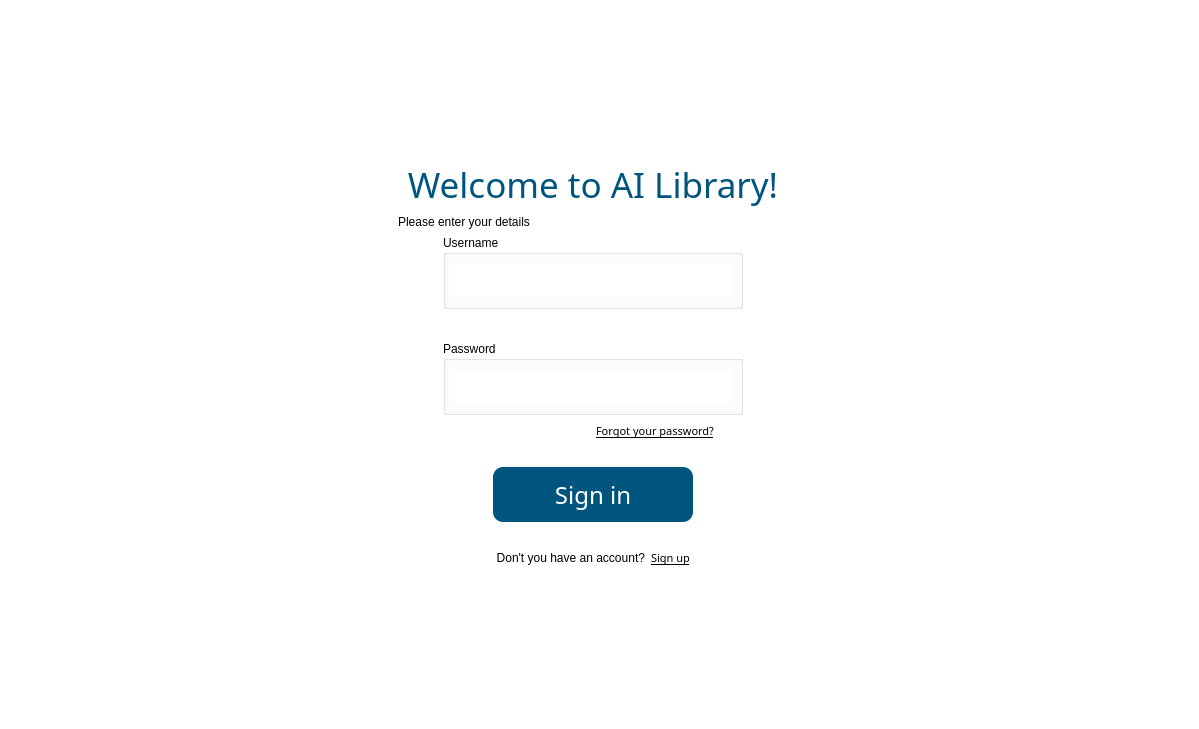
<?xml version="1.0" encoding="UTF-8"?>
<ui version="4.0">
 <class>MainWindow</class>
 <widget class="QMainWindow" name="MainWindow">
  <property name="enabled">
   <bool>true</bool>
  </property>
  <property name="geometry">
   <rect>
    <x>0</x>
    <y>0</y>
    <width>1199</width>
    <height>729</height>
   </rect>
  </property>
  <property name="sizePolicy">
   <sizepolicy hsizetype="Ignored" vsizetype="Ignored">
    <horstretch>0</horstretch>
    <verstretch>0</verstretch>
   </sizepolicy>
  </property>
  <property name="minimumSize">
   <size>
    <width>830</width>
    <height>486</height>
   </size>
  </property>
  <property name="windowTitle">
   <string>AI Library</string>
  </property>
  <property name="windowIcon">
   <iconset>
    <normaloff>../images/ic_app.png</normaloff>../images/ic_app.png</iconset>
  </property>
  <property name="styleSheet">
   <string notr="true">background-color:white;</string>
  </property>
  <widget class="QWidget" name="centralwidget">
   <property name="styleSheet">
    <string notr="true">background-color:none;</string>
   </property>
   <layout class="QGridLayout" name="gridLayout_3">
    <item row="3" column="0">
     <spacer name="horizontalSpacer">
      <property name="orientation">
       <enum>Qt::Horizontal</enum>
      </property>
      <property name="sizeHint" stdset="0">
       <size>
        <width>80</width>
        <height>20</height>
       </size>
      </property>
     </spacer>
    </item>
    <item row="5" column="1">
     <spacer name="verticalSpacer_3">
      <property name="orientation">
       <enum>Qt::Vertical</enum>
      </property>
      <property name="sizeHint" stdset="0">
       <size>
        <width>20</width>
        <height>40</height>
       </size>
      </property>
     </spacer>
    </item>
    <item row="3" column="3">
     <widget class="QLabel" name="label_image">
      <property name="sizePolicy">
       <sizepolicy hsizetype="Minimum" vsizetype="Minimum">
        <horstretch>0</horstretch>
        <verstretch>0</verstretch>
       </sizepolicy>
      </property>
      <property name="text">
       <string notr="true"/>
      </property>
      <property name="pixmap">
       <pixmap>../images/main.png</pixmap>
      </property>
      <property name="scaledContents">
       <bool>false</bool>
      </property>
      <property name="alignment">
       <set>Qt::AlignCenter</set>
      </property>
     </widget>
    </item>
    <item row="3" column="2">
     <spacer name="horizontalSpacer_7">
      <property name="orientation">
       <enum>Qt::Horizontal</enum>
      </property>
      <property name="sizeHint" stdset="0">
       <size>
        <width>80</width>
        <height>20</height>
       </size>
      </property>
     </spacer>
    </item>
    <item row="0" column="1">
     <spacer name="verticalSpacer">
      <property name="orientation">
       <enum>Qt::Vertical</enum>
      </property>
      <property name="sizeHint" stdset="0">
       <size>
        <width>20</width>
        <height>40</height>
       </size>
      </property>
     </spacer>
    </item>
    <item row="1" column="1" rowspan="4">
     <layout class="QGridLayout" name="gridLayout_login">
      <item row="5" column="0">
       <spacer name="verticalSpacer_5">
        <property name="orientation">
         <enum>Qt::Vertical</enum>
        </property>
        <property name="sizeHint" stdset="0">
         <size>
          <width>20</width>
          <height>40</height>
         </size>
        </property>
       </spacer>
      </item>
      <item row="7" column="0">
       <widget class="QLabel" name="label_6">
        <property name="styleSheet">
         <string notr="true">font: 57 10pt &quot;Quicksand Medium&quot;;</string>
        </property>
        <property name="text">
         <string>Please enter your details</string>
        </property>
       </widget>
      </item>
      <item row="17" column="0" colspan="2">
       <layout class="QGridLayout" name="gridLayout_4_Signin">
        <item row="0" column="0">
         <spacer name="horizontalSpacer_5">
          <property name="orientation">
           <enum>Qt::Horizontal</enum>
          </property>
          <property name="sizeHint" stdset="0">
           <size>
            <width>40</width>
            <height>20</height>
           </size>
          </property>
         </spacer>
        </item>
        <item row="0" column="1">
         <widget class="QPushButton" name="pushButton_Login">
          <property name="sizePolicy">
           <sizepolicy hsizetype="Minimum" vsizetype="Preferred">
            <horstretch>0</horstretch>
            <verstretch>0</verstretch>
           </sizepolicy>
          </property>
          <property name="minimumSize">
           <size>
            <width>200</width>
            <height>55</height>
           </size>
          </property>
          <property name="font">
           <font>
            <family>Quicksand SemiBold</family>
            <pointsize>18</pointsize>
           </font>
          </property>
          <property name="cursor">
           <cursorShape>PointingHandCursor</cursorShape>
          </property>
          <property name="autoFillBackground">
           <bool>false</bool>
          </property>
          <property name="styleSheet">
           <string notr="true">background-color:rgb(0, 85, 127);;border-radius:10px;
color:white</string>
          </property>
          <property name="text">
           <string>Sign in</string>
          </property>
          <property name="shortcut">
           <string>Return</string>
          </property>
         </widget>
        </item>
        <item row="0" column="2">
         <spacer name="horizontalSpacer_2">
          <property name="orientation">
           <enum>Qt::Horizontal</enum>
          </property>
          <property name="sizeHint" stdset="0">
           <size>
            <width>40</width>
            <height>20</height>
           </size>
          </property>
         </spacer>
        </item>
        <item row="1" column="1">
         <spacer name="horizontalSpacer_6">
          <property name="orientation">
           <enum>Qt::Horizontal</enum>
          </property>
          <property name="sizeHint" stdset="0">
           <size>
            <width>40</width>
            <height>20</height>
           </size>
          </property>
         </spacer>
        </item>
       </layout>
      </item>
      <item row="8" column="0" colspan="2">
       <layout class="QGridLayout" name="gridLayout_1_Username">
        <item row="0" column="2">
         <spacer name="horizontalSpacer_8">
          <property name="orientation">
           <enum>Qt::Horizontal</enum>
          </property>
          <property name="sizeHint" stdset="0">
           <size>
            <width>10</width>
            <height>20</height>
           </size>
          </property>
         </spacer>
        </item>
        <item row="0" column="1">
         <widget class="QGroupBox" name="groupBox">
          <property name="minimumSize">
           <size>
            <width>300</width>
            <height>0</height>
           </size>
          </property>
          <property name="title">
           <string>Username</string>
          </property>
          <layout class="QHBoxLayout" name="horizontalLayout">
           <item>
            <widget class="QLineEdit" name="lineEditUserName">
             <property name="font">
              <font>
               <pointsize>14</pointsize>
              </font>
             </property>
             <property name="styleSheet">
              <string notr="true">border: 0px;padding: 4px</string>
             </property>
            </widget>
           </item>
          </layout>
         </widget>
        </item>
        <item row="0" column="0">
         <spacer name="horizontalSpacer_10">
          <property name="orientation">
           <enum>Qt::Horizontal</enum>
          </property>
          <property name="sizeHint" stdset="0">
           <size>
            <width>10</width>
            <height>20</height>
           </size>
          </property>
         </spacer>
        </item>
       </layout>
      </item>
      <item row="18" column="0" colspan="2">
       <layout class="QGridLayout" name="gridLayout_3_Signup">
        <item row="0" column="3">
         <widget class="QPushButton" name="pushButton_Signup">
          <property name="font">
           <font>
            <family>Quicksand Medium</family>
            <pointsize>8</pointsize>
            <weight>7</weight>
            <italic>false</italic>
            <bold>false</bold>
            <underline>true</underline>
           </font>
          </property>
          <property name="cursor">
           <cursorShape>PointingHandCursor</cursorShape>
          </property>
          <property name="layoutDirection">
           <enum>Qt::LeftToRight</enum>
          </property>
          <property name="styleSheet">
           <string notr="true">background-color:none;border:0px;font: 57 8pt &quot;Quicksand Medium&quot;;
text-decoration: underline;</string>
          </property>
          <property name="text">
           <string>Sign up</string>
          </property>
         </widget>
        </item>
        <item row="0" column="0">
         <spacer name="horizontalSpacer_3">
          <property name="orientation">
           <enum>Qt::Horizontal</enum>
          </property>
          <property name="sizeHint" stdset="0">
           <size>
            <width>40</width>
            <height>20</height>
           </size>
          </property>
         </spacer>
        </item>
        <item row="0" column="1" colspan="2">
         <widget class="QLabel" name="label_2">
          <property name="text">
           <string>Don't you have an account?</string>
          </property>
          <property name="alignment">
           <set>Qt::AlignRight|Qt::AlignTrailing|Qt::AlignVCenter</set>
          </property>
         </widget>
        </item>
        <item row="0" column="4">
         <spacer name="horizontalSpacer_4">
          <property name="orientation">
           <enum>Qt::Horizontal</enum>
          </property>
          <property name="sizeHint" stdset="0">
           <size>
            <width>40</width>
            <height>20</height>
           </size>
          </property>
         </spacer>
        </item>
       </layout>
      </item>
      <item row="9" column="0" colspan="2">
       <layout class="QGridLayout" name="gridLayout_1_Username_2">
        <item row="0" column="2">
         <spacer name="horizontalSpacer_21">
          <property name="orientation">
           <enum>Qt::Horizontal</enum>
          </property>
          <property name="sizeHint" stdset="0">
           <size>
            <width>10</width>
            <height>20</height>
           </size>
          </property>
         </spacer>
        </item>
        <item row="0" column="1">
         <widget class="QLabel" name="labelNotification">
          <property name="sizePolicy">
           <sizepolicy hsizetype="Preferred" vsizetype="Ignored">
            <horstretch>0</horstretch>
            <verstretch>0</verstretch>
           </sizepolicy>
          </property>
          <property name="font">
           <font>
            <family>Quicksand Light</family>
            <pointsize>12</pointsize>
           </font>
          </property>
          <property name="text">
           <string/>
          </property>
         </widget>
        </item>
        <item row="0" column="0">
         <spacer name="horizontalSpacer_11">
          <property name="orientation">
           <enum>Qt::Horizontal</enum>
          </property>
          <property name="sizeHint" stdset="0">
           <size>
            <width>10</width>
            <height>20</height>
           </size>
          </property>
         </spacer>
        </item>
       </layout>
      </item>
      <item row="6" column="0" colspan="2">
       <widget class="QLabel" name="label">
        <property name="sizePolicy">
         <sizepolicy hsizetype="Preferred" vsizetype="Preferred">
          <horstretch>0</horstretch>
          <verstretch>0</verstretch>
         </sizepolicy>
        </property>
        <property name="font">
         <font>
          <family>Quicksand SemiBold</family>
          <pointsize>26</pointsize>
          <weight>7</weight>
          <italic>false</italic>
          <bold>false</bold>
         </font>
        </property>
        <property name="styleSheet">
         <string notr="true">font: 75 16pt &quot;MS Shell Dlg 2&quot;;
color: rgb(0, 85, 127);
font: 63 26pt &quot;Quicksand SemiBold&quot;;</string>
        </property>
        <property name="text">
         <string>Welcome to AI Library!</string>
        </property>
        <property name="alignment">
         <set>Qt::AlignCenter</set>
        </property>
       </widget>
      </item>
      <item row="11" column="0" colspan="2">
       <layout class="QGridLayout" name="gridLayout_2_Password">
        <item row="0" column="1">
         <widget class="QGroupBox" name="groupBox_5">
          <property name="minimumSize">
           <size>
            <width>300</width>
            <height>0</height>
           </size>
          </property>
          <property name="title">
           <string>Password</string>
          </property>
          <layout class="QHBoxLayout" name="horizontalLayout_3">
           <item>
            <widget class="QLineEdit" name="lineEditPassword">
             <property name="font">
              <font>
               <pointsize>14</pointsize>
              </font>
             </property>
             <property name="styleSheet">
              <string notr="true">border: 0px;padding: 4px</string>
             </property>
             <property name="echoMode">
              <enum>QLineEdit::PasswordEchoOnEdit</enum>
             </property>
            </widget>
           </item>
          </layout>
         </widget>
        </item>
        <item row="0" column="2">
         <spacer name="horizontalSpacer_19">
          <property name="orientation">
           <enum>Qt::Horizontal</enum>
          </property>
          <property name="sizeHint" stdset="0">
           <size>
            <width>10</width>
            <height>20</height>
           </size>
          </property>
         </spacer>
        </item>
        <item row="0" column="0">
         <spacer name="horizontalSpacer_20">
          <property name="orientation">
           <enum>Qt::Horizontal</enum>
          </property>
          <property name="sizeHint" stdset="0">
           <size>
            <width>10</width>
            <height>20</height>
           </size>
          </property>
         </spacer>
        </item>
       </layout>
      </item>
      <item row="22" column="1">
       <spacer name="verticalSpacer_2">
        <property name="orientation">
         <enum>Qt::Vertical</enum>
        </property>
        <property name="sizeHint" stdset="0">
         <size>
          <width>20</width>
          <height>20</height>
         </size>
        </property>
       </spacer>
      </item>
      <item row="12" column="1">
       <layout class="QHBoxLayout" name="horizontalLayout_resetpassword">
        <item>
         <widget class="QPushButton" name="pushButton_resetPassword">
          <property name="font">
           <font>
            <family>Quicksand Medium</family>
            <pointsize>8</pointsize>
            <weight>7</weight>
            <italic>false</italic>
            <bold>false</bold>
            <underline>true</underline>
           </font>
          </property>
          <property name="cursor">
           <cursorShape>PointingHandCursor</cursorShape>
          </property>
          <property name="styleSheet">
           <string notr="true">background-color:none;border:0px;font: 57 8pt &quot;Quicksand Medium&quot;;
text-decoration: underline;</string>
          </property>
          <property name="text">
           <string>Forgot your password?</string>
          </property>
         </widget>
        </item>
        <item>
         <spacer name="horizontalSpacer_23">
          <property name="orientation">
           <enum>Qt::Horizontal</enum>
          </property>
          <property name="sizeHint" stdset="0">
           <size>
            <width>40</width>
            <height>20</height>
           </size>
          </property>
         </spacer>
        </item>
       </layout>
      </item>
      <item row="13" column="0">
       <spacer name="horizontalSpacer_9">
        <property name="orientation">
         <enum>Qt::Horizontal</enum>
        </property>
        <property name="sizeHint" stdset="0">
         <size>
          <width>40</width>
          <height>20</height>
         </size>
        </property>
       </spacer>
      </item>
     </layout>
    </item>
   </layout>
  </widget>
  <widget class="QMenuBar" name="menubar">
   <property name="geometry">
    <rect>
     <x>0</x>
     <y>0</y>
     <width>1199</width>
     <height>26</height>
    </rect>
   </property>
  </widget>
  <widget class="QStatusBar" name="statusbar"/>
 </widget>
 <resources/>
 <connections/>
</ui>
